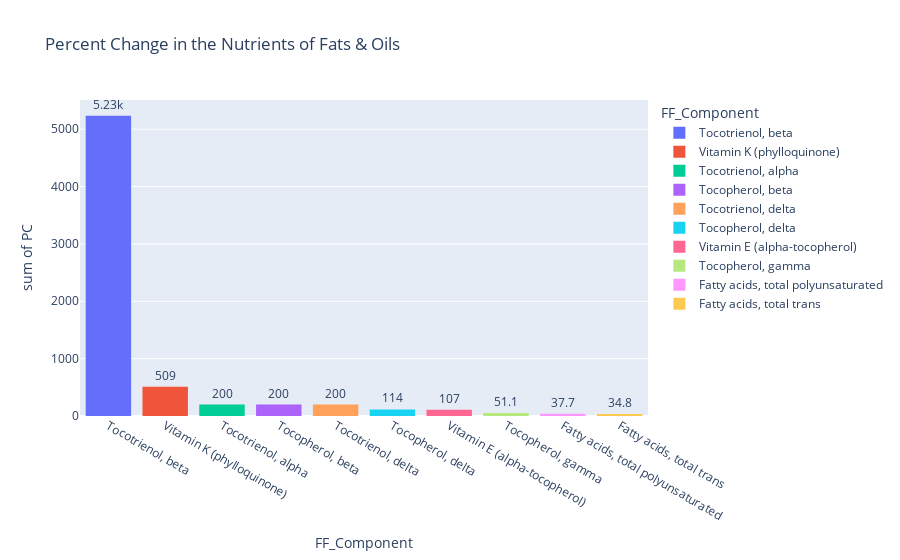

The notebook cell saved with this chart:
### Markdown cell above
# Fats and Oils

### Code cell
# Fats and Oils
import pandas as pd
import plotly.express as px
csv = pd.read_csv('FF_SR_ data.csv')
df = csv[['food_category_id','FF Food description','FF_Component','SR Mean per 100g','FF Mean per 100g']]
df = df[df['FF_Component'].str.contains('SFA') == False]
df["PC"] = abs((df["FF Mean per 100g"]-df["SR Mean per 100g"])/(df["SR Mean per 100g"])) * 100
FATS = df[df['food_category_id'] == 4]
FATS = FATS.sort_values(by="PC", ascending=False)
FATS = FATS[FATS['PC'] != 0]
FATS = FATS[FATS['SR Mean per 100g'] != 0]
topten = FATS[0:15]
fig = px.histogram(topten, y='PC', x='FF_Component', title='Percent Change in the Nutrients of Fats & Oils',text_auto='.3s', color = 'FF_Component')
fig.update_traces(textfont_size=12, textangle=0, textposition="outside", cliponaxis=False)
fig.update_layout(barmode='stack', xaxis={'categoryorder':'total descending'})
fig.show()

### Figure 1 — Plotly figure (JSON) as saved in the notebook; plotly's stock layout.template omitted (floating-point values rounded to 4 significant figures)
{"data": [{"alignmentgroup": "True", "bingroup": "x", "cliponaxis": false, "histfunc": "sum", "hovertemplate": "FF_Component=%{x}<br>sum of PC=%{y}<extra></extra>", "legendgroup": "Tocotrienol, beta", "marker": {"color": "#636efa", "pattern": {"shape": ""}}, "name": "Tocotrienol, beta", "offsetgroup": "Tocotrienol, beta", "orientation": "v", "showlegend": true, "textangle": 0, "textfont": {"size": 12}, "textposition": "outside", "texttemplate": "%{value:.3s}", "type": "histogram", "x": ["Tocotrienol, beta"], "xaxis": "x", "y": [5233.0], "yaxis": "y"}, {"alignmentgroup": "True", "bingroup": "x", "cliponaxis": false, "histfunc": "sum", "hovertemplate": "FF_Component=%{x}<br>sum of PC=%{y}<extra></extra>", "legendgroup": "Vitamin K (phylloquinone)", "marker": {"color": "#EF553B", "pattern": {"shape": ""}}, "name": "Vitamin K (phylloquinone)", "offsetgroup": "Vitamin K (phylloquinone)", "orientation": "v", "showlegend": true, "textangle": 0, "textfont": {"size": 12}, "textposition": "outside", "texttemplate": "%{value:.3s}", "type": "histogram", "x": ["Vitamin K (phylloquinone)"], "xaxis": "x", "y": [509], "yaxis": "y"}, {"alignmentgroup": "True", "bingroup": "x", "cliponaxis": false, "histfunc": "sum", "hovertemplate": "FF_Component=%{x}<br>sum of PC=%{y}<extra></extra>", "legendgroup": "Tocotrienol, alpha", "marker": {"color": "#00cc96", "pattern": {"shape": ""}}, "name": "Tocotrienol, alpha", "offsetgroup": "Tocotrienol, alpha", "orientation": "v", "showlegend": true, "textangle": 0, "textfont": {"size": 12}, "textposition": "outside", "texttemplate": "%{value:.3s}", "type": "histogram", "x": ["Tocotrienol, alpha", "Tocotrienol, alpha"], "xaxis": "x", "y": [100, 100], "yaxis": "y"}, {"alignmentgroup": "True", "bingroup": "x", "cliponaxis": false, "histfunc": "sum", "hovertemplate": "FF_Component=%{x}<br>sum of PC=%{y}<extra></extra>", "legendgroup": "Tocopherol, beta", "marker": {"color": "#ab63fa", "pattern": {"shape": ""}}, "name": "Tocopherol, beta", "offsetgroup": "Tocopherol, beta", "orientation": "v", "showlegend": true, "textangle": 0, "textfont": {"size": 12}, "textposition": "outside", "texttemplate": "%{value:.3s}", "type": "histogram", "x": ["Tocopherol, beta", "Tocopherol, beta"], "xaxis": "x", "y": [100, 100], "yaxis": "y"}, {"alignmentgroup": "True", "bingroup": "x", "cliponaxis": false, "histfunc": "sum", "hovertemplate": "FF_Component=%{x}<br>sum of PC=%{y}<extra></extra>", "legendgroup": "Tocotrienol, delta", "marker": {"color": "#FFA15A", "pattern": {"shape": ""}}, "name": "Tocotrienol, delta", "offsetgroup": "Tocotrienol, delta", "orientation": "v", "showlegend": true, "textangle": 0, "textfont": {"size": 12}, "textposition": "outside", "texttemplate": "%{value:.3s}", "type": "histogram", "x": ["Tocotrienol, delta", "Tocotrienol, delta"], "xaxis": "x", "y": [100, 100], "yaxis": "y"}, {"alignmentgroup": "True", "bingroup": "x", "cliponaxis": false, "histfunc": "sum", "hovertemplate": "FF_Component=%{x}<br>sum of PC=%{y}<extra></extra>", "legendgroup": "Tocopherol, delta", "marker": {"color": "#19d3f3", "pattern": {"shape": ""}}, "name": "Tocopherol, delta", "offsetgroup": "Tocopherol, delta", "orientation": "v", "showlegend": true, "textangle": 0, "textfont": {"size": 12}, "textposition": "outside", "texttemplate": "%{value:.3s}", "type": "histogram", "x": ["Tocopherol, delta", "Tocopherol, delta"], "xaxis": "x", "y": [64.5, 49.49], "yaxis": "y"}, {"alignmentgroup": "True", "bingroup": "x", "cliponaxis": false, "histfunc": "sum", "hovertemplate": "FF_Component=%{x}<br>sum of PC=%{y}<extra></extra>", "legendgroup": "Vitamin E (alpha-tocopherol)", "marker": {"color": "#FF6692", "pattern": {"shape": ""}}, "name": "Vitamin E (alpha-tocopherol)", "offsetgroup": "Vitamin E (alpha-tocopherol)", "orientation": "v", "showlegend": true, "textangle": 0, "textfont": {"size": 12}, "textposition": "outside", "texttemplate": "%{value:.3s}", "type": "histogram", "x": ["Vitamin E (alpha-tocopherol)", "Vitamin E (alpha-tocopherol)"], "xaxis": "x", "y": [58.04, 49.14], "yaxis": "y"}, {"alignmentgroup": "True", "bingroup": "x", "cliponaxis": false, "histfunc": "sum", "hovertemplate": "FF_Component=%{x}<br>sum of PC=%{y}<extra></extra>", "legendgroup": "Tocopherol, gamma", "marker": {"color": "#B6E880", "pattern": {"shape": ""}}, "name": "Tocopherol, gamma", "offsetgroup": "Tocopherol, gamma", "orientation": "v", "showlegend": true, "textangle": 0, "textfont": {"size": 12}, "textposition": "outside", "texttemplate": "%{value:.3s}", "type": "histogram", "x": ["Tocopherol, gamma"], "xaxis": "x", "y": [51.06], "yaxis": "y"}, {"alignmentgroup": "True", "bingroup": "x", "cliponaxis": false, "histfunc": "sum", "hovertemplate": "FF_Component=%{x}<br>sum of PC=%{y}<extra></extra>", "legendgroup": "Fatty acids, total polyunsaturated", "marker": {"color": "#FF97FF", "pattern": {"shape": ""}}, "name": "Fatty acids, total polyunsaturated", "offsetgroup": "Fatty acids, total polyunsaturated", "orientation": "v", "showlegend": true, "textangle": 0, "textfont": {"size": 12}, "textposition": "outside", "texttemplate": "%{value:.3s}", "type": "histogram", "x": ["Fatty acids, total polyunsaturated"], "xaxis": "x", "y": [37.75], "yaxis": "y"}, {"alignmentgroup": "True", "bingroup": "x", "cliponaxis": false, "histfunc": "sum", "hovertemplate": "FF_Component=%{x}<br>sum of PC=%{y}<extra></extra>", "legendgroup": "Fatty acids, total trans", "marker": {"color": "#FECB52", "pattern": {"shape": ""}}, "name": "Fatty acids, total trans", "offsetgroup": "Fatty acids, total trans", "orientation": "v", "showlegend": true, "textangle": 0, "textfont": {"size": 12}, "textposition": "outside", "texttemplate": "%{value:.3s}", "type": "histogram", "x": ["Fatty acids, total trans"], "xaxis": "x", "y": [34.79], "yaxis": "y"}], "layout": {"barmode": "relative", "legend": {"title": {"text": "FF_Component"}, "tracegroupgap": 0}, "title": {"text": "Percent Change in the Nutrients of Fats & Oils"}, "xaxis": {"anchor": "y", "categoryarray": ["Tocotrienol, beta", "Vitamin K (phylloquinone)", "Tocotrienol, alpha", "Tocopherol, beta", "Tocotrienol, delta", "Tocopherol, delta", "Vitamin E (alpha-tocopherol)", "Tocopherol, gamma", "Fatty acids, total polyunsaturated", "Fatty acids, total trans"], "categoryorder": "array", "domain": [0, 1], "title": {"text": "FF_Component"}}, "yaxis": {"anchor": "x", "domain": [0, 1], "title": {"text": "sum of PC"}}}}
